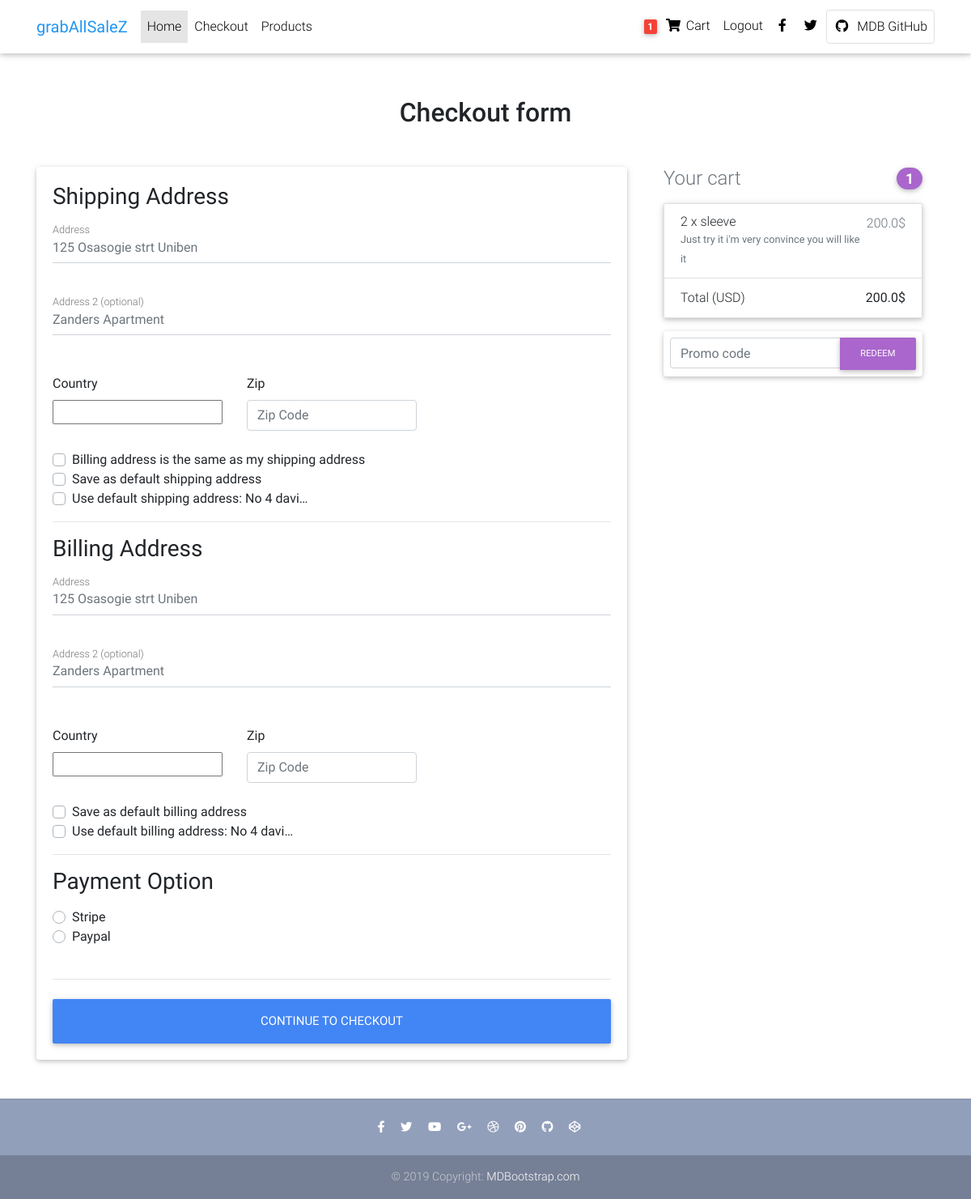
Page /checkout (signed in) on the committed database.
### core/models.py (models this page shows, shortened)
class Order(models.Model):
    user = models.ForeignKey(settings.AUTH_USER_MODEL, on_delete=models.CASCADE)
    ref_code = models.CharField(max_length=20, blank=True, null=True)
    items = models.ManyToManyField(OrderItem)
    start_date = models.DateTimeField(auto_now_add=True)
    ordered_date = models.DateTimeField()
    ordered = models.BooleanField(default=False)
    shipping_address = models.ForeignKey('Address', related_name='shipping_address', on_delete=models.SET_NULL, blank=True, null=True)
    billing_address = models.ForeignKey('Address', related_name='billing_address', on_delete=models.SET_NULL, blank=True, null=True)
    payment = models.ForeignKey('Payment', on_delete=models.SET_NULL, blank=True, null=True)
    coupon = models.ForeignKey('Coupon', on_delete=models.SET_NULL, blank=True, null=True)
    being_delivered = models.BooleanField(default=False)
    received = models.BooleanField(default=False)
    refund_requested = models.BooleanField(default=False)
    refund_granted = models.BooleanField(default=False)
    '''
    1. item added to cart.
    2. adding a billing address
    (failed checkout)
    3. payment
    (preprocessing, processing and packaging)
    4. being delivered
    5. received
    6. refunds
    '''
    def get_total(self):
        total = 0
        for order_item in self.items.all():
            total += order_item.get_final_price()
        if self.coupon:
            total -= self.coupon.amount
        return total

class Address(models.Model):
    user = models.ForeignKey(settings.AUTH_USER_MODEL, on_delete=models.CASCADE)
    street_address = models.CharField(max_length=100)
    appartment_address = models.CharField(max_length=100)
    country = CountryField(multiple=False)
    zip = models.CharField(max_length=100)
    address_type = models.CharField(max_length=1, choices=ADDRESS_CHOICES)
    default = models.BooleanField(default=False)
    class Meta:
        verbose_name_plural = 'Addresses'

class OrderItem(models.Model):
    user = models.ForeignKey(settings.AUTH_USER_MODEL, on_delete=models.CASCADE)
    item = models.ForeignKey(Item, on_delete=models.CASCADE)
    quantity = models.IntegerField(default=1)
    ordered = models.BooleanField(default=False)
    def get_total_discount_item_price(self):
        return self.quantity * self.item.discount_price
    def get_final_price(self):
        if self.item.discount_price:
            return self.get_total_discount_item_price()
        return self.get_total_item_price()

class Item(models.Model):
    title = models.CharField(max_length=100)
    price = models.FloatField()
    discount_price = models.FloatField(blank=True, null=True)
    description = models.TextField()
    category = models.CharField(choices=CATEGORY_CHOICES, max_length=2)
    label = models.CharField(choices=LABEL_CHOICES, max_length=1)
    slug = models.SlugField()
    image = models.ImageField()

### core/views.py (the view, shortened to what this page needs)
# urls.py: path('checkout', CheckoutView.as_view(), name = 'checkout'),
class CheckoutView(View):
    def get(self, *args, **kwargs):
        try:
            order = Order.objects.get(user=self.request.user, ordered=False)
            form = CheckoutForm()
            context = {
                'form':form,
                'couponform':CouponForm(),
                'order':order,
                'DISPLAY_COUPON_FORM':True
            }
            shipping_address_qs = Address.objects.filter(
                user=self.request.user,
                address_type='S',
                default=True
            )
            if shipping_address_qs.exists():
                context.update({'default_shipping_address':shipping_address_qs[0]})
            billing_address_qs = Address.objects.filter(
                user=self.request.user,
                address_type='B',
                default=True
            )
            if billing_address_qs.exists():
                context.update({'default_billing_address':billing_address_qs[0]})
            return render(self.request, 'checkout.html', context)
        except ObjectDoesNotExist:
            messages.info(self.request, "You do not have an active order.")
            return redirect('core:checkout')

### core/forms.py
class CheckoutForm(forms.Form):
    shipping_address = forms.CharField(required=False)
    shipping_address2 = forms.CharField(required=False)
    shipping_country = CountryField(blank_label='(select country)').formfield(required=False, widget=CountrySelectWidget(attrs={
        'class':'custom-select d-block w-100'
    }))
    shipping_zip = forms.CharField(required=False)
    billing_address = forms.CharField(required=False)
    billing_address2 = forms.CharField(required=False)
    billing_country = CountryField(blank_label='(select country)').formfield(required=False, widget=CountrySelectWidget(attrs={
        'class':'custom-select d-block w-100'
    }))
    billing_zip = forms.CharField(required=False)
    same_billing_address = forms.BooleanField(required=False)
    set_default_shipping = forms.BooleanField(required=False)
    use_default_shipping = forms.BooleanField(required=False)
    set_default_billing = forms.BooleanField(required=False)
    use_default_billing = forms.BooleanField(required=False)
    payment_option = forms.ChoiceField(widget=forms.RadioSelect, choices=PAYMENT_CHOICES)

class CouponForm(forms.Form):
    code = forms.CharField(widget=forms.TextInput(attrs={
        'class':'form-control',
        'placeholder':'Promo code',
        "aria-label":"Recipient's username",
        "aria-describedby":"basic-addon2"
    }))

### core/templatetags/cart_template_tags.py (called while the page is built)
@register.filter
def cart_item_count(user):
     if user.is_authenticated:
         qs=Order.objects.filter(user=user, ordered=False)
         if qs.exists():
             return qs[0].items.count()
     return 0

### templates/checkout.html (shortened to what this page needs)
{% extends 'base.html' %}
{% load crispy_forms_tags %}
{% block content %}
  <main class="">
    <div class="container wow fadeIn">
      <h2 class="my-5 h2 text-center">Checkout form</h2>
      <div class="row">
        <div class="col-md-8 mb-4">
          <div class="card">
            <form method="POST" class="card-body">
              <h3>Shipping Address</h3>
              <div class="hideable_shipping_form">
              <div class="md-form mb-5">
                <input type="text" placeholder="125 Osasogie strt Uniben" id="shipping_address" name="shipping_address" class="form-control">
                <label for="shipping_address" class="">Address</label>
              </div>
              <div class="md-form mb-5">
                <input type="text" placeholder="Zanders Apartment" id="shipping_address2" name="shipping_address2" class="form-control">
                <label for="shipping_address2" class="">Address 2 (optional)</label>
              </div>
              <div class="row">
                <div class="col-lg-4 col-md-12 mb-4">
                  <label for="country">Country</label>
                  {{ form.shipping_country }}
                </div>
                <div class="col-lg-4 col-md-6 mb-4">
                  <label for="shipping_zip">Zip</label>
                  <input type="text" placeholder="Zip Code" id="shipping_zip" name="shipping_zip" class="form-control">
                </div>
              </div>
              <div class="custom-control custom-checkbox">
                <label class="custom-control-label" for="same_billing_address">Billing address is the same as my shipping address</label>
              </div>
              <div class="custom-control custom-checkbox">
                <label class="custom-control-label" for="set_default_shipping">Save as default shipping address</label>
              </div>
            </div>
            {% if default_shipping_address %}
            <div class="custom-control custom-checkbox">
              <label class="custom-control-label" for="use_default_shipping">Use default shipping address: {{ default_shipping_address.street_address|truncatechars:10 }}</label>
            </div>
            {% endif %}
          <hr>
              <h3>Billing Address</h3>
              <div class="hideable_billing_form">
              <div class="md-form mb-5">
                <input type="text" placeholder="125 Osasogie strt Uniben" id="billing_address" name="billing_address" class="form-control">
                <label for="billing_address" class="">Address</label>
              </div>
              <div class="md-form mb-5">
                <input type="text" placeholder="Zanders Apartment" id="billing_address2" name="billing_address2" class="form-control">
                <label for="billing_address2" class="">Address 2 (optional)</label>
              </div>
              <div class="row">
                <div class="col-lg-4 col-md-12 mb-4">
                  <label for="country">Country</label>
                  {{ form.billing_country }}
                </div>
                <div class="col-lg-4 col-md-6 mb-4">
                  <label for="zip">Zip</label>
                  <input type="text" placeholder="Zip Code" id="billing_zip" name="billing_zip" class="form-control">
                </div>
              </div>
              <div class="custom-control custom-checkbox">
                <label class="custom-control-label" for="set_default_billing">Save as default billing address</label>
              </div>
            </div>
              {% if default_billing_address %}
              <div class="custom-control custom-checkbox">
                <label class="custom-control-label" for="use_default_billing">Use default billing address: {{ default_billing_address.street_address|truncatechars:10 }}</label>
              </div>
              {% endif %}
              <hr>
              <h3>Payment Option</h3>
              <div class="d-block my-3">
                {% for value, name in form.fields.payment_option.choices %}
                <div class="custom-control custom-radio">
                  <label class="custom-control-label" for="{{name}}">{{name}}</label>
                </div>
                {% endfor %}
                <div class="custom-control custom-radio">
                </div>
              </div>
              <hr class="mb-4">
              <button class="btn btn-primary btn-lg btn-block" type="submit">Continue to checkout</button>
            </form>
          </div>
        </div>
        <div class="col-md-4 mb-4">
          {% include 'order_snippet.html' %}
        </div>
      </div>
    </div>
  </main>
{% endblock %}

### templates/navbar.html (shortened to what this page needs)
{% load cart_template_tags %}
<nav class="navbar fixed-top navbar-expand-lg navbar-light white scrolling-navbar">
  <div class="container">
    <a class="navbar-brand waves-effect" href="{% url 'core:home' %}" target="_blank">
      <strong class="blue-text">grabAllSaleZ</strong>
    </a>
    <div class="collapse navbar-collapse" id="navbarSupportedContent">
      <ul class="navbar-nav mr-auto">
        <li class="nav-item active">
          <a class="nav-link waves-effect" href="#">Home
          </a>
        </li>
        <li class="nav-item">
          <a class="nav-link waves-effect" href="{% url 'core:checkout' %}" target="_blank">Checkout</a>
        </li>
        <li class="nav-item">
          <a class="nav-link waves-effect" href="#"
            target="_blank">Products</a>
        </li>
      </ul>
      <ul class="navbar-nav nav-flex-icons">
        {% if request.user.is_authenticated %}
        <li class="nav-item">
          <a href="{% url 'core:order-summary' %}" class="nav-link waves-effect">
            <span class="badge red z-depth-1 mr-1"> {{ request.user|cart_item_count }} </span>
            <i class="fas fa-shopping-cart"></i>
            <span class="clearfix d-none d-sm-inline-block"> Cart </span>
          </a>
        </li>
        <li class="nav-item">
          <a class="nav-link waves-effect" href="{% url 'account_logout' %}" >
            <span class="clearfix d-none d-sm-inline-block"> Logout </span>
          </a>
        </li>
        {% endif %}
        <li class="nav-item">
          <a href="https://www.facebook.com/mdbootstrap" class="nav-link waves-effect" target="_blank">
            <i class="fab fa-facebook-f"></i>
          </a>
        </li>
        <li class="nav-item">
          <a href="https://twitter.com/MDBootstrap" class="nav-link waves-effect" target="_blank">
            <i class="fab fa-twitter"></i>
          </a>
        </li>
        <li class="nav-item">
          <a href="https://github.com/mdbootstrap/bootstrap-material-design" class="nav-link border border-light rounded waves-effect"
            target="_blank">
            <i class="fab fa-github mr-2"></i>MDB GitHub
          </a>
        </li>
      </ul>
    </div>
  </div>
</nav>

### templates/order_snippet.html (shortened to what this page needs)
<div class="col-md-12  mb-4">
  <h4 class="d-flex justify-content-between align-items-center mb-3">
    <span class="text-muted">Your cart</span>
    <span class="badge badge-secondary badge-pill">{{ order.items.count }}</span>
  </h4>
  <ul class="list-group mb-3 z-depth-1">
    {% for order_item in order.items.all %}
    <li class="list-group-item d-flex justify-content-between lh-condensed">
      <div>
        <h6 class="my-0">{{order_item.quantity}} x {{order_item.item.title}}</h6>
        <small class="text-muted">{{order_item.item.description}}</small>
      </div>
      <span class="text-muted">{{order_item.get_final_price}}$</span>
    </li>
    {% endfor %}
    <li class="list-group-item d-flex justify-content-between">
      <span>Total (USD)</span>
      <strong>{{order.get_total}}$</strong>
    </li>
  </ul>
  {% if DISPLAY_COUPON_FORM %}
  <form class="card p-2" action="{% url 'core:add-coupon' %}" method="POST">
    <div class="input-group">
      {{ couponform.code }}
      <div class="input-group-append">
        <button class="btn btn-secondary btn-md waves-effect m-0" type="submit">Redeem</button>
      </div>
    </div>
  </form>
  {% endif %}
</div>

### templates/base.html (style rules this page uses)
html, body, header, .carousel { height: 60vh; }

### rows in the picture
Address: street_address "No 4 davi…"
Address: street_address "No 4 davi…"
Order: items.count "1", get_total "200.0"
OrderItem: quantity "2", item "sleeve", item.description "Just try it i'm very convince you will like it", get_final_price "200.0"

### other values in the picture
{{ request.user|cart_item_count }} "1"
{{ name }} "Stripe" "Paypal"
